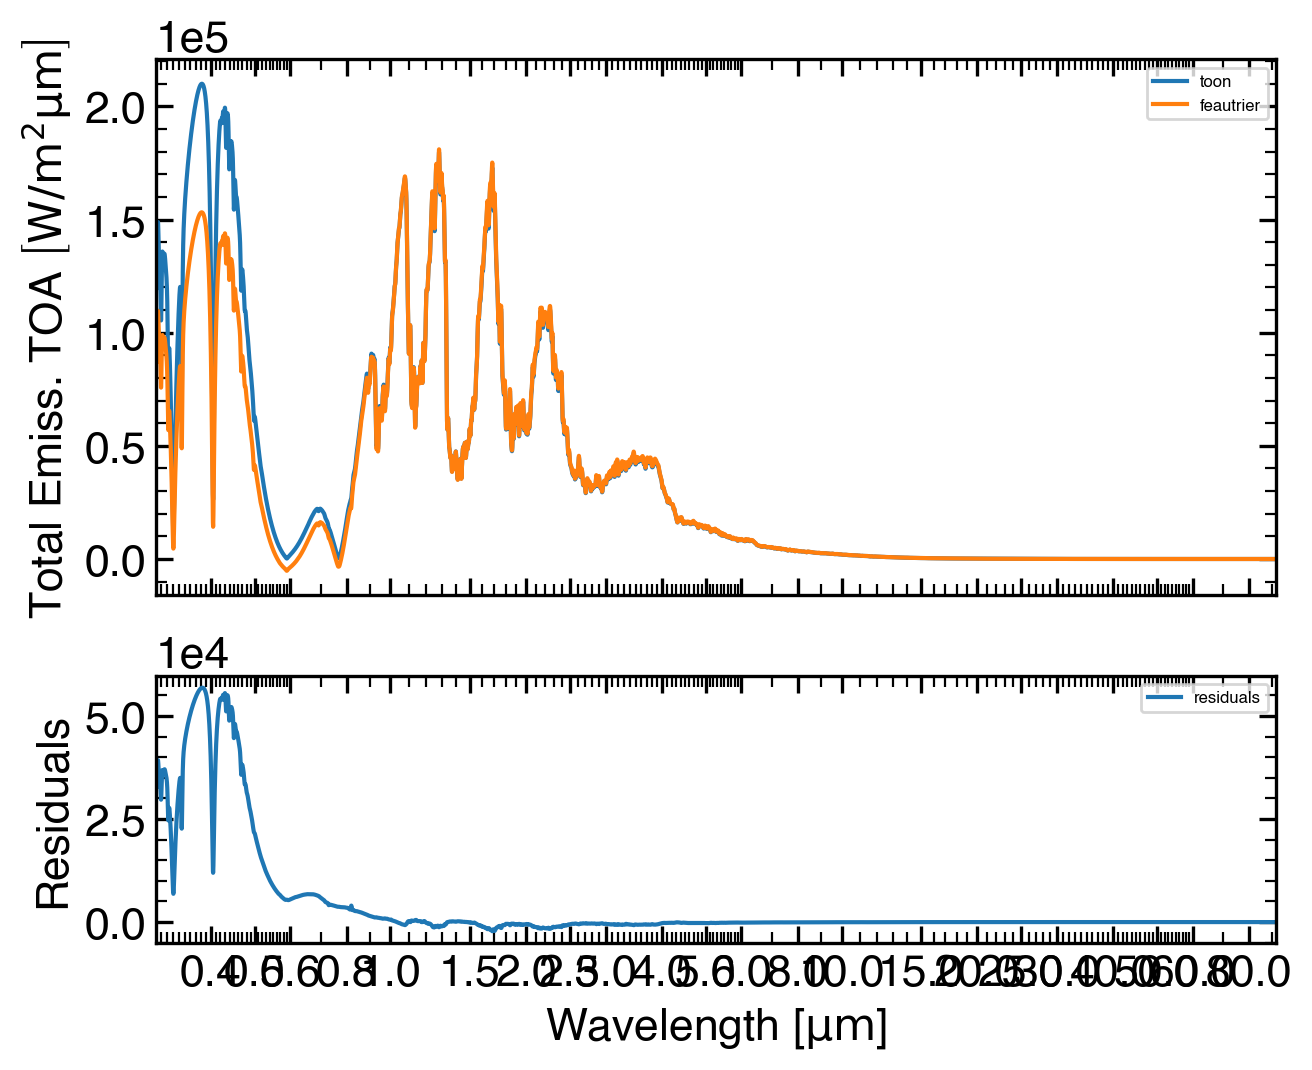

Recreate this plot in Python.
import numexpr as ne
import pdb
import scarlet
from scarlet import radutils as rad
from numba import jit, vectorize
import numpy as np
from matplotlib import pyplot as plt
from numpy import exp, zeros, where, sqrt, cumsum , pi, outer, sinh, cosh, min, dot, array,log, log10
import matplotlib.pyplot as plt
from auxbenneke.constants import unitfac, pi, day, Rearth, Mearth, Mjup, Rjup, sigmaSB, cLight, hPlanck, parsec, Rsun, au, G, kBoltz, uAtom,mbar, uAtom


if __name__ == "__main__":
    atm = scarlet.loadAtm('/Users/justinlipper/Research/GitHub/scarlet_results/FwdRuns20240703_0.3_100.0_64_nLay60/HD_209458_b/HD_209458_b_Metallicity1_CtoO0.54_pQuench1e-99_TpNonGrayTradTint75.0f0.25A0.1_pCloud100000.0mbar.atm')
    #atm = scarlet.loadAtm('/Users/justinlipper/Research/GitHub/scarlet_results/FwdRuns20240307_0.3_100.0_64_nLay60/HD_209458_b/HD_209458_b_Metallicity75_CtoO0.54_pQuench1e-99_TpNonGrayTint75.0f0.25A0.1_pCloud100000.0mbar.atm')


def get_fluxes_toon(atm,IrradStar,extinctCoef,scatCoef,asym = 0,u0 = 0.5773502691896258, intTopLay=0,method_for_therm ='Hemispheric Mean', method_for_ref='Quadrature', hard_surface=False, surf_reflect=0, mid=False, ftau_cld=0, b_top_for_ref=0, ref=True, therm=True):
    nlev=atm.nLay # number of levels (60 in Scarlet)
    nlay=atm.nLay-1 # Number of layers (Interfaces between Levels)
    w0=scatCoef/extinctCoef # Single scattering albedo on each level
    w0=0.5*(w0[:nlev-1,:]+w0[1:nlev,:]) #Single scattering albedo interpolated for on each layer
    nWave=atm.nWave # size of wavelength grid (unit of wavelengths: um)
    
    T = atm.T # Temperature grid (units of temperatures: K)
    z = atm.z # altitude grid (units: m)
    
    u1=0.5
    
    dz   = -np.diff(z) # vertical thickness of each layer (units: m)

    #build grid of tau on each layer (Same code as in calcEmissionSpectrum)
    dtau = 0.5*(extinctCoef[:nlev-1,:]+extinctCoef[1:nlev,:]) * np.outer(dz,np.ones(atm.nWave, dtype=atm.numerical_precision)) # 
    #if (np.array_equal(dtau,dtau2)):
        #print "Success!"
        #alternatively just type this into python console
        
    # Build grid of cumulative sums of tau from TOA to ground/cloud, starting at 0 (Same code as in calcEmissionSpectrum)
    tau=np.vstack([np.zeros(atm.nWave, dtype=atm.numerical_precision),np.cumsum(dtau,axis=0)])
    # Ensure taugrid > 0 (Same code as in calcEmissionSpectrum)
    tau*=(1+(np.arange(1,(nlev+1))[:,np.newaxis])*np.ones([1,atm.nWave], dtype=atm.numerical_precision)*1e-10)+(np.arange(1,(nlev+1))[:,np.newaxis]*np.ones([1,atm.nWave], dtype=atm.numerical_precision)*1e-99)
    
    if therm==True: # calculates upwards and downwards fluxes on each layer (adapted from Picasso)
        bb_all=np.zeros((nlev,atm.nWave))
        for i in range(nlev):
            bb_all[i]=rad.PlanckFct(atm.T[i],atm.wave,InputUnit='um',OutputUnit='W/(m**2*um)',RadianceOrFlux='rad') #Planck Function calculated on each level in units of W/(m**2*um)
    
        b0 = bb_all[0:-1,:] #Planck Function calculated at top of each layer
        b1 = (bb_all[1:,:] - b0) / dtau #Equation 26 Toon et Al.
    
        gam1=2.0-w0*(1.0+asym)  #Table 1 Toon et Al.
        gam2=w0*(1.0-asym) #Table 1 Toon et Al.
        gam3=0.5*(1.0-np.sqrt(3)*asym*u0) #Table 1 Toon et Al.
        gam4=1.0-gam3 #Table 1 Toon et Al.
    
        Lam=(gam1**2-gam2**2)**0.5 #Equation 21 Toon et Al.
        Gam=(gam1-Lam)/gam2 #Equation 22 Toon et Al.
    
        gamterm=1.0/(gam1+gam2) #part of Equation 27 Toon et Al.
    
        C_plus_up = 2*np.pi*u1*(b0 + b1* gamterm) #Equation 27 Toon et Al. #2 removed
        C_minus_up = 2*np.pi*u1*(b0 - b1* gamterm) #Equation 27 Toon et Al. #2 removed
    
        C_plus_down = 2*pi*u1*(b0 + b1 * dtau + b1 * gamterm) #Equation 27 Toon et Al. #2 removed
        C_minus_down = 2*pi*u1*(b0 + b1 * dtau - b1 * gamterm) #Equation 27 Toon et Al. #2 removed
    
        #calculate exponential terms needed for the tridiagonal rotated layered method
        exptrm = Lam*dtau
        #save from overflow 
        exptrm = slice_gt (exptrm, 35.0) 
    
        exptrm_positive = exp(exptrm) 
        exptrm_minus = 1.0/exptrm_positive

        #for flux heating calculations, the energy balance solver 
        #does not like a fixed zero at the TOA. 
        #to avoid a discontinuous kink at the last atmospher
        #layer we create this "fake" boundary condition
        #we imagine that the atmosphere continus up at an isothermal T and that 
        #there is optical depth from above the top to infinity 
        tau_top = dtau[0,:]*atm.p[0]/(atm.p[1]-atm.p[0]) #tried this.. no luck*exp(-1)# #tautop=dtau[0]*np.exp(-1)
        #print(list(tau_top))
        #tau_top = 26.75*plevel[0]/(plevel[1]-plevel[0]) 
        b_top = (1.0 - exp(-tau_top / u1 )) * bb_all[0,:] * np.pi #  Btop=(1.-np.exp(-tautop/ubari))*B[0]
    
        if hard_surface:
            b_surface = bb_all[-1,:]*pi #for terrestrial, hard surface  
        else: 
            b_surface= (bb_all[-1,:] + b1[-1,:]*u1)*pi #(for non terrestrial)
        
        A, B, C, D = setup_tri_diag(nlay,atm.nWave,  C_plus_up, C_minus_up, 
                                C_plus_down, C_minus_down, b_top, b_surface, surf_reflect,
                                 Gam, dtau, 
                                exptrm_positive,  exptrm_minus) 
    
    
        positive = zeros((nlay, atm.nWave))
        negative = zeros((nlay, atm.nWave))

        #========================= Start loop over wavelength =========================
        L = 2*nlay
        for w in range(atm.nWave):
            #coefficient of posive and negative exponential terms 
            X = tri_diag_solve(L, A[:,w], B[:,w], C[:,w], D[:,w])
            #unmix the coefficients
            positive[:,w] = X[::2] + X[1::2] 
            negative[:,w] = X[::2] - X[1::2]
    
    
    
        #if you stop here this is regular ole 2 stream
        f_up = (positive * exptrm_positive + Gam * negative * exptrm_minus + C_plus_up)

        #calculate everyting from Table 3 toon
        #from here forward is source function technique in toon
        G = (1/u1 - Lam)*positive     
        H = Gam*(Lam + 1/u1)*negative 
        J = Gam*(Lam + 1/u1)*positive 
        K = (1/u1 - Lam)*negative     
        alpha1 = 2*pi*(b0+b1*(gamterm - u1))
        alpha2 = 2*pi*b1
        sigma1 = 2*pi*(b0-b1*(gamterm - u1))
        sigma2 = 2*pi*b1

        flux_minus_all = zeros((nlev,atm.nWave))
        flux_plus_all = zeros((nlev,nWave))
        if mid==True:
            flux_minus_mdpt_all = zeros((nlev,nWave))
            flux_plus_mdpt_all = zeros((nlev,nWave))
    
            exptrm_positive_mdpt = exp(0.5*exptrm) 
            exptrm_minus_mdpt = 1/exptrm_positive_mdpt 

        #================ START CRAZE LOOP OVER ANGLE #================
        flux_at_top_all = zeros((atm.nWave))
        flux_down_all = zeros((atm.nWave))

    
        ulist=np.array([0.09853,0.30453,0.56202,0.80198,0.96019])
        gaussweights=np.array([0.015747,0.073908,0.146386,0.167174,0.096781])
        
        for g in range(len(ulist)):
        
            flux_at_top = zeros((atm.nWave))
            flux_down = zeros((atm.nWave))
            
            flux_minus = zeros((nlev,atm.nWave))
            flux_plus = zeros((nlev,nWave))
            if mid==True:
                flux_minus_mdpt = zeros((nlev,nWave))
                flux_plus_mdpt = zeros((nlev,nWave))
            
            iubar = ulist[g]
            weight=gaussweights[g]

            if hard_surface:
                flux_plus[-1,:] = bb_all[-1,:] *2*pi # terrestrial flux /pi = intensity #2 removed
            else:
                flux_plus[-1,:] = ( bb_all[-1,:] + b1[-1,:] * iubar)*2*pi#no hard surface #2 removed     
                
            flux_minus[0,:] = (1 - exp(-tau_top / iubar)) * bb_all[0,:] *2*pi  #2 removed
            
            exptrm_angle = exp( - dtau / iubar)
            if mid==True:
                exptrm_angle_mdpt = exp( -0.5 * dtau / iubar) 

            for itop in range(nlay):

                #Equation 56 in Toon et Al.
                flux_minus[itop+1,:]=(flux_minus[itop,:]*exptrm_angle[itop,:]+
                                        (J[itop,:]/(Lam[itop,:]*iubar+1.0))*(exptrm_positive[itop,:]-exptrm_angle[itop,:])+
                                        (K[itop,:]/(Lam[itop,:]*iubar-1.0))*(exptrm_angle[itop,:]-exptrm_minus[itop,:])+
                                        sigma1[itop,:]*(1.-exptrm_angle[itop,:])+
                                        sigma2[itop,:]*(iubar*exptrm_angle[itop,:]+dtau[itop,:]-iubar) )

                #Equation 56 in Toon et Al.
                if mid==True:
                    flux_minus_mdpt[itop,:]=(flux_minus[itop,:]*exptrm_angle_mdpt[itop,:]+
                                        (J[itop,:]/(Lam[itop,:]*iubar+1.0))*(exptrm_positive_mdpt[itop,:]-exptrm_angle_mdpt[itop,:])+
                                        (K[itop,:]/(-Lam[itop,:]*iubar+1.0))*(exptrm_minus_mdpt[itop,:]-exptrm_angle_mdpt[itop,:])+
                                        sigma1[itop,:]*(1.-exptrm_angle_mdpt[itop,:])+
                                        sigma2[itop,:]*(iubar*exptrm_angle_mdpt[itop,:]+0.5*dtau[itop,:]-iubar))

                ibot=nlay-1-itop

                #Equation 55 in Toon et Al.
                flux_plus[ibot,:]=(flux_plus[ibot+1,:]*exptrm_angle[ibot,:]+
                                    (G[ibot,:]/(Lam[ibot,:]*iubar-1.0))*(exptrm_positive[ibot,:]*exptrm_angle[ibot,:]-1.0)+
                                    (H[ibot,:]/(Lam[ibot,:]*iubar+1.0))*(1.0-exptrm_minus[ibot,:] * exptrm_angle[ibot,:])+
                                    alpha1[ibot,:]*(1.-exptrm_angle[ibot,:])+
                                    alpha2[ibot,:]*(iubar-(dtau[ibot,:]+iubar)*exptrm_angle[ibot,:]) )

                #Equation 55 in Toon et Al.
                if mid==True:
                    flux_plus_mdpt[ibot,:]=(flux_plus[ibot+1,:]*exptrm_angle_mdpt[ibot,:]+
                                        (G[ibot,:]/(Lam[ibot,:]*iubar-1.0))*(exptrm_positive[ibot,:]*exptrm_angle_mdpt[ibot,:]-exptrm_positive_mdpt[ibot,:])-
                                        (H[ibot,:]/(Lam[ibot,:]*iubar+1.0))*(exptrm_minus[ibot,:]*exptrm_angle_mdpt[ibot,:]-exptrm_minus_mdpt[ibot,:])+
                                        alpha1[ibot,:]*(1.-exptrm_angle_mdpt[ibot,:])+
                                        alpha2[ibot,:]*(iubar+0.5*dtau[ibot,:]-(dtau[ibot,:]+iubar)*exptrm_angle_mdpt[ibot,:])  )


                if mid==True:
                    #Upwards flux at top of atmosphere
                    flux_at_top[:] = flux_plus_mdpt[0,:] #nlevel by nwno 
                
            flux_minus_all+=flux_minus*weight            
            flux_plus_all+=flux_plus*weight
            
            if mid==True:
                flux_minus_mdpt_all+=flux_minus_mdpt*weight          
                flux_plus_mdpt_all+=flux_plus_mdpt*weight
                flux_at_top_all+=flux_at_top*weight
            
        
   
        if mid==False:
            #thermal_component = flux_plus_mdpt_all,flux_minus_mdpt_all
            thermal_component = flux_plus_all,flux_minus_all
        else:
            thermal_component = (flux_plus_all, flux_minus_all), (flux_plus_mdpt_all,flux_minus_mdpt_all)
        
    if ref==True:
    
        if method_for_ref == 'Eddington': #Eddington Method
            gam1  = (7-w0*(4+3*ftau_cld*asym))/4 #(sq3*0.5)*(2. - w0*(1.+cosb)) #Table 1 Toon et Al. 
            gam2  = -(1-w0*(4-3*ftau_cld*asym))/4 #(sq3*w0*0.5)*(1.-cosb)       #Table 1 Toon et Al.
            gam3  = (2-3*ftau_cld*asym*u0)/4 #Table 1 Toon et Al.
        elif method_for_ref == 'Quadrature':#quadrature
            gam1  = (sqrt(3)*0.5)*(2. - w0*(1.+ftau_cld*asym)) #Table 1 Toon et Al.
            gam2  = (sqrt(3)*w0*0.5)*(1.-ftau_cld*asym)        #Table 1 Toon et Al.
            gam3  = 0.5*(1.-sqrt(3)*ftau_cld*asym*u0) #Table 1 Toon et Al.
        
        gam4 = 1.0 - gam3 #Table 1 Toon et Al.
        
        Lam=(gam1**2-gam2**2)**0.5 #Equation 21 Toon et Al.
        Gam=(gam1-Lam)/gam2 #Equation 22 Toon et Al.
    
        denominator=Lam**2-1.0/u0**2
    
        C_plus_up= IrradStar*w0* (gam3*(gam1 - 1.0/u0) +gam2*gam4 ) / denominator * np.exp(-(tau[:-1])/u0) #Equation 23 Toon et Al.  
        C_minus_up=IrradStar*w0* (gam4*(gam1 + 1.0/u0) +gam2*gam3 ) / denominator * np.exp(-(tau[:-1])/u0) #Equation 24 Toon et Al.
   
        C_plus_down=IrradStar*w0* (gam3*(gam1 - 1.0/u0) +gam2*gam4 ) / denominator *np.exp(-(tau[1:])/u0) #Equation 23 Toon et Al.  
        C_minus_down=IrradStar*w0* (gam4*(gam1 + 1.0/u0) +gam2*gam3 ) / denominator *np.exp(-(tau[1:])/u0) #Equation 24 Toon et Al.
    
        #taus at the midpoint
        taumid=tau[:-1]+0.5*dtau
        x = exp(-taumid/u0)
    
        C_plus_mid=IrradStar*w0* (gam3*(gam1 - 1.0/u0) +gam2*gam4 ) / denominator * np.exp(-taumid/u0) #Equation 23 Toon et Al.  
        C_minus_mid=IrradStar*w0* (gam4*(gam1 + 1.0/u0) +gam2*gam3 ) / denominator * np.exp(-taumid/u0) #Equation 24 Toon et Al.
    
    
        #calculate exponential terms needed for the tridiagonal rotated layered method
        exptrm = Lam*dtau
        #save from overflow 
        exptrm = slice_gt (exptrm, 35.0) 

        exptrm_positive = exp(exptrm) #EP
        exptrm_minus = 1.0/exptrm_positive#EM

        #boundary conditions 
        b_top = b_top_for_ref                                      

        b_surface = 0. + surf_reflect*u0*IrradStar*exp(-tau[-1, :]/u0)  #Toon et Al. Equation 37 

        #Now we need the terms for the tridiagonal rotated layered method
        #if tridiagonal==0:
        A, B, C, D = setup_tri_diag(nlay,nWave,  C_plus_up, C_minus_up, 
                                C_plus_down, C_minus_down, b_top, b_surface, surf_reflect,
                                Gam, dtau, 
                                exptrm_positive,  exptrm_minus)    

        positive = zeros((nlay, atm.nWave))
        negative = zeros((nlay, atm.nWave))
        #========================= Start loop over wavelength =========================
        L = 2*nlay
        for w in range(nWave):
            #coefficient of posive and negative exponential terms 
            X = tri_diag_solve(L, A[:,w], B[:,w], C[:,w], D[:,w])
            #unmix the coefficients
            positive[:,w] = X[::2] + X[1::2] #Equation 29 Toon et Al.
            negative[:,w] = X[::2] - X[1::2] #Equation 30 Toon et Al.


        #========================= Get fluxes if needed for climate =========================

        flux_minus=np.zeros(shape=(nlev,nWave))
        flux_plus=np.zeros(shape=(nlev,nWave))
                
        if mid==True:
            flux_minus_midpt = np.zeros(shape=(nlev,nWave))
            flux_plus_midpt = np.zeros(shape=(nlev,nWave))
        #use expression for bottom flux to get the flux_plus and flux_minus at last
        #bottom layer
        flux_minus[:-1, :]  = positive*Gam + negative + C_minus_up #Equation 32 Toon et Al.
        flux_plus[:-1, :]  = positive + Gam*negative + C_plus_up #Equation 31 Toon et Al.
                
        flux_zero_minus  = Gam[-1,:]*positive[-1,:]*exptrm_positive[-1,:] + negative[-1,:]*exptrm_minus[-1,:] + C_minus_down[-1,:] #Equation 32 Toon et Al.
        flux_zero_plus  = positive[-1,:]*exptrm_positive[-1,:] + Gam[-1,:]*negative[-1,:]*exptrm_minus[-1,:] + C_plus_down[-1,:] #Equation 31 Toon et Al.
                
        flux_minus[-1, :], flux_plus[-1, :] = flux_zero_minus, flux_zero_plus 
                
        #add in direct flux term to the downwelling radiation, liou 182
        flux_minus = flux_minus + u0*IrradStar*exp(-tau/u0)

        if mid==True:
            #now get midpoint values 
            exptrm_positive_midpt = exp(0.5*exptrm) #EP
            exptrm_minus_midpt = 1.0/exptrm_positive_midpt#EM
                
            #fluxes at the midpoints 
            flux_minus_midpt[:-1,:]= Gam*positive*exptrm_positive_midpt + negative*exptrm_minus_midpt + C_minus_mid #Equation 32 Toon et Al.
            flux_plus_midpt[:-1,:]= positive*exptrm_positive_midpt + Gam*negative*exptrm_minus_midpt + C_plus_mid #Equation 31 Toon et Al.
            #add in midpoint downwelling radiation
            flux_minus_midpt[:-1,:] = flux_minus_midpt[:-1,:] + u0*IrradStar*exp(-taumid/u0)
    
        if mid==False:
            #reflected_component = flux_plus_midpt*0.5,flux_minus_midpt*0.5
            reflected_component = flux_plus*0.5,flux_minus*0.5
        else:
            reflected_component = (flux_plus_midpt,flux_minus_midpt), (flux_plus, flux_minus)
    if (therm==True and ref==True):
        if mid==False:
            return thermal_component[0]+reflected_component[0],thermal_component[1]+reflected_component[1]
        else:
            return (thermal_component[0][0]+reflected_component[0][0],thermal_component[0][1]+reflected_component[0][1]),(thermal_component[1][0]+reflected_component[1][0],thermal_component[1][1]+reflected_component[1][1])
    elif therm==True:
        return thermal_component
    elif ref==True:
        return reflected_component
    else:
        print('aa')

@jit(nopython=True, cache=True)
def slice_gt(array, lim): # prevents overflow for large exponents
    """Funciton to replace values with upper or lower limit
    """
    for i in range(array.shape[0]):
        new = array[i,:] 
        new[where(new>lim)] = lim
        array[i,:] = new     
    return array
    
@jit(nopython=True, cache=True)
def setup_tri_diag(nlayer,nwno ,c_plus_up, c_minus_up, 
    c_plus_down, c_minus_down, b_top, b_surface, surf_reflect,
    gama, dtau, exptrm_positive,  exptrm_minus):
    """
    Before we can solve the tridiagonal matrix (See Toon+1989) section
    "SOLUTION OF THE TwO-STREAM EQUATIONS FOR MULTIPLE LAYERS", we 
    need to set up the coefficients. 
    Parameters
    ----------
    nlayer : int 
        number of layers in the model 
    nwno : int 
        number of wavelength points
    c_plus_up : array 
        c-plus evaluated at the top of the atmosphere 
    c_minus_up : array 
        c_minus evaluated at the top of the atmosphere 
    c_plus_down : array 
        c_plus evaluated at the bottom of the atmosphere 
    c_minus_down : array 
        c_minus evaluated at the bottom of the atmosphere 
    b_top : array 
        The diffuse radiation into the model at the top of the atmosphere
    b_surface : array
        The diffuse radiation into the model at the bottom. Includes emission, reflection 
        of the unattenuated portion of the direct beam  
    surf_reflect : array 
        Surface reflectivity 
    g1 : array 
        table 1 toon et al 1989
    g2 : array 
        table 1 toon et al 1989
    g3 : array 
        table 1 toon et al 1989
    lamba : array 
        Eqn 21 toon et al 1989 
    gama : array 
        Eqn 22 toon et al 1989
    dtau : array 
        Opacity per layer
    exptrm_positive : array 
        Eqn 44, expoential terms needed for tridiagonal rotated layered, clipped at 35 
    exptrm_minus : array 
        Eqn 44, expoential terms needed for tridiagonal rotated layered, clipped at 35 
    Returns
    -------
    array 
        coefficient of the positive exponential term 
    
    """
    L = 2 * nlayer

    e1 = exptrm_positive + gama*exptrm_minus #Equation 44 Toon et Al.
    e2 = exptrm_positive - gama*exptrm_minus #Equation 44 Toon et Al.
    e3 = gama*exptrm_positive + exptrm_minus #Equation 44 Toon et Al.
    e4 = gama*exptrm_positive - exptrm_minus #Equation 44 Toon et Al.


    #now build terms 
    A = zeros((L,nwno)) 
    B = zeros((L,nwno )) 
    C = zeros((L,nwno )) 
    D = zeros((L,nwno )) 

    A[0,:] = 0.0 #Equation 41 Toon et Al.
    B[0,:] = gama[0,:] + 1.0 #Equation 41 Toon et Al
    C[0,:] = gama[0,:] - 1.0 #Equation 41 Toon et Al
    D[0,:] = b_top - c_minus_up[0,:] #Equation 41 Toon et Al

    #even terms, not including the last !CMM1 = UP
    A[1::2,:][:-1] = (e1[:-1,:]+e3[:-1,:]) * (gama[1:,:]-1.0) #always good #Equation 42 Toon et Al
    B[1::2,:][:-1] = (e2[:-1,:]+e4[:-1,:]) * (gama[1:,:]-1.0) #Equation 41 Toon et Al
    C[1::2,:][:-1] = 2.0 * (1.0-gama[1:,:]**2)          #always good #Equation 41 Toon et Al
    D[1::2,:][:-1] =((gama[1:,:]-1.0)*(c_plus_up[1:,:] - c_plus_down[:-1,:]) + 
                            (1.0-gama[1:,:])*(c_minus_down[:-1,:] - c_minus_up[1:,:])) #Equation 41 Toon et Al
    #import pickle as pk
    #pk.dump({'GAMA_1':(gama[1:,:]-1.0), 'CPM1':c_plus_up[1:,:] , 'CP':c_plus_down[:-1,:], '1_GAMA':(1.0-gama[1:,:]), 
    #   'CM':c_minus_down[:-1,:],'CMM1':c_minus_up[1:,:],'Deven':D[1::2,:][:-1]}, open('../testing_notebooks/GFLUX_even_D_terms.pk','wb'))
    
    #odd terms, not including the first 
    A[::2,:][1:] = 2.0*(1.0-gama[:-1,:]**2) #Equation 41 Toon et Al
    B[::2,:][1:] = (e1[:-1,:]-e3[:-1,:]) * (gama[1:,:]+1.0) #Equation 41 Toon et Al
    C[::2,:][1:] = (e1[:-1,:]+e3[:-1,:]) * (gama[1:,:]-1.0) #Equation 41 Toon et Al
    D[::2,:][1:] = (e3[:-1,:]*(c_plus_up[1:,:] - c_plus_down[:-1,:]) + 
                            e1[:-1,:]*(c_minus_down[:-1,:] - c_minus_up[1:,:])) #Equation 41 Toon et Al

    #last term [L-1]
    A[-1,:] = e1[-1,:]-surf_reflect*e3[-1,:] #Equation 43 Toon et Al.
    B[-1,:] = e2[-1,:]-surf_reflect*e4[-1,:] #Equation 43 Toon et Al.
    C[-1,:] = 0.0 #Equation 43 Toon et Al.
    D[-1,:] = b_surface-c_plus_down[-1,:] + surf_reflect*c_minus_down[-1,:] #Equation 43 Toon et Al.

    return A, B, C, D
    
@jit(nopython=True, cache=True)
def tri_diag_solve(l, a, b, c, d):
    """
    Tridiagonal Matrix Algorithm solver, a b c d can be NumPy array type or Python list type.
    refer to this wiki_ and to this explanation_. 
    
    .. _wiki: http://en.wikipedia.org/wiki/Tridiagonal_matrix_algorithm
    .. _explanation: http://www.cfd-online.com/Wiki/Tridiagonal_matrix_algorithm_-_TDMA_(Thomas_algorithm)
    
    A, B, C and D refer to: 
    .. math:: A(I)*X(I-1) + B(I)*X(I) + C(I)*X(I+1) = D(I)
    This solver returns X. 
    Parameters
    ----------
    A : array or list 
    B : array or list 
    C : array or list 
    C : array or list 
    Returns
    -------
    array 
        Solution, x 
    """
    AS, DS, CS, DS,XK = zeros(l), zeros(l), zeros(l), zeros(l), zeros(l) # copy arrays

    AS[-1] = a[-1]/b[-1] # Equation 45 Toon et Al.
    DS[-1] = d[-1]/b[-1] # Equation 45 Toon et Al.

    for i in range(l-2, -1, -1):
        x = 1.0 / (b[i] - c[i] * AS[i+1]) # Equation 46 Toon et Al.
        AS[i] = a[i] * x # Equation 46 Toon et Al.
        DS[i] = (d[i]-c[i] * DS[i+1]) * x # Equation 46 Toon et Al.
    XK[0] = DS[0] #Equation 47 Toon et Al.
    for i in range(1,l):
        XK[i] = DS[i] - AS[i] * XK[i-1] #Equation 47 Toon et Al.
    return XK    


extinctCoef=atm.opac['extinctCoef']
scatCoef=atm.opac['scatCoef']

#atm.sigmaAtm=atm.interpCrossSec(atm.T,iMol=None)

#B,J,K,H = atm.solveRTE(0.0*atm.T,atm.modelSetting,atm.params,atm.IrradStarEffIntensityPerHz)
#IdownPerHz = atm.IrradStarEffIntensityPerHz
#IupPerHz   = 4.0 * H[0,:] - IdownPerHz
#atm.albedoFeautrier = (IupPerHz*np.pi)/(IdownPerHz*np.pi)

Fupw, Fdwn=get_fluxes_toon(atm,atm.IrradStar,extinctCoef,scatCoef,therm=True,ref=True)
#atm.albedoToon = Fupw[0,:] / atm.IrradStar

atm.totalFluxToon=Fupw[0]

fig,axs=plt.subplots(2,gridspec_kw={'height_ratios': [2,1]})

atm.plotSpectrum(ax=axs[0],spectype='totalFluxToon',resPower=200,label='toon')

atm.plotSpectrum(ax=axs[0],spectype='totalFluxFeautrier',resPower=200,label='feautrier')

axs[0].set_ylabel(r'Total Emiss. TOA $\left[\mathrm{W/m^{2}\mu m}\right]$')

atm.totalFluxFeautrier=atm.totalFluxToon-atm.totalFluxFeautrier


for ax in axs:
    ax.label_outer()

atm.plotSpectrum(ax=axs[1],spectype='totalFluxFeautrier',resPower=200,label='residuals')

axs[1].set_ylabel('Residuals')
#plt.plot(atm.wave,atm.totalFluxFeautrier,label='feautrier')
#plt.xlabel('Wavelength (um)')
#plt.ylabel('Albedo')
#plt.xscale('log')
#plt.plot (atm.wave,Fupw[0],linestyle='dotted',label='toon',alpha=0.7)
#plt.xscale('log')
#plt.legend()
plt.savefig('compare_albedos.png')
